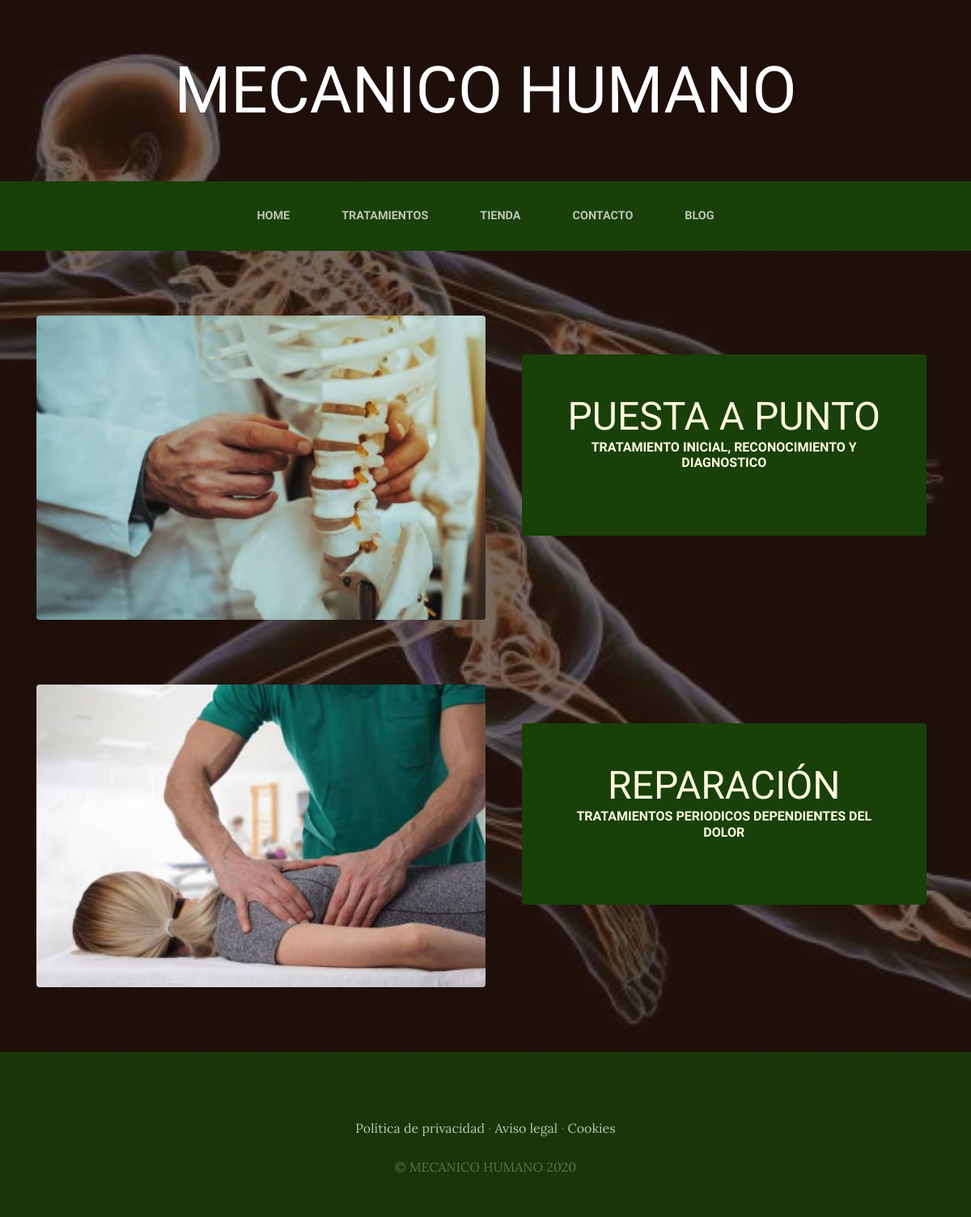
Screenshot of /tratamientos/ with the database file from the repository.
### tratamientos/models.py (models this page shows, shortened)
class Tratamiento(models.Model):
    titulo=models.CharField(max_length=50)
    contenido=models.CharField(max_length=50)
    imagen=models.ImageField(upload_to='tratamientos')
    created=models.DateTimeField(auto_now_add=True)
    updated=models.DateTimeField(auto_now_add=True)
    class Meta:
        verbose_name='tratamiento'
        verbose_name_plural='tratamientos'

### tratamientos/views.py (the view)
# urls.py: path('tratamientos/', include('tratamientos.urls')),
def tratamientos(request):
    tratamientos=Tratamiento.objects.all()
    return render(request, "tratamientos/tratamientos.html", {"tratamientos":tratamientos})

### tratamientos/templates/tratamientos/tratamientos.html
{% extends "Web1MHApp/base.html" %}
{% load static %}
{% block content %}
    {% for tratamiento in tratamientos %}
   <section class="page-section clearfix">
    <div class="container">
      <div class="intro">
        <img class="intro-img img-fluid mb-3 mb-lg-0 rounded" src="{{tratamiento.imagen.url}}" alt=""style="width: 50%;">
        <div class="intro-text left-0 text-center bg-faded p-5 rounded">
          <h2 class="section-heading mb-4" >
            <span class="section-heading-lower">{{tratamiento.titulo}}</span>
            <span class="section-heading-upper">{{tratamiento.contenido}}</span>
          </h2>
        </div>
      </div>
    </div>
  </section>
    {% endfor %}
{% endblock %}

### Web1MHApp/static/Web1MHApp/css/gestion.css (style rules this page uses)
body { font-family: 'Lora'; background: linear-gradient(rgba(47, 23, 15, 0.65), rgba(47, 23, 15, 0.65)), url("../img/bg_main1.jpg"); background-attachment: fixed; background-position: center; background-size: cover; }
h1, h2, h3, h4, h5, h6 { font-family: 'Raleway'; }
.page-section { margin-top: 5rem; margin-bottom: 5rem; }
.section-heading { text-transform: uppercase; }
.section-heading .section-heading-upper { display: block; font-size: 1rem; font-weight: 800; padding-bottom:.5rem; }
.section-heading .section-heading-lower { display: block; font-size: 3rem; font-weight: 100; }
.bg-faded { background-color: rgba(255, 255, 255, 0.85); }
.intro { position: relative; }
@media (min-width: 992px) { .intro .intro-img { width: 75%; float: left; } }
@media (min-width: 992px) { .intro .intro-text { left: 600; width: 60%; margin-top: 3rem; background-color: rgba(24, 64, 8); color: cornsilk; position: absolute; } }
@media (min-width: 1200px) { .intro .intro-text { width: 45%; } }

### rows the page displays
Tratamiento: imagen (picture), titulo "PUESTA A PUNTO", contenido "TRATAMIENTO INICIAL, RECONOCIMIENTO Y DIAGNOSTICO"
Tratamiento: imagen (picture), titulo "REPARACIÓN", contenido "TRATAMIENTOS PERIODICOS DEPENDIENTES DEL DOLOR"
